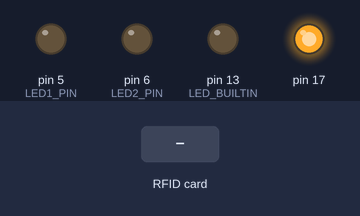
Bench run of a sketch on a simulated Arduino Leonardo, built with avr-gcc and run on an emulated ATmega32U4. Shown: output pins drawn as LEDs (lit = HIGH). The inputs (shaded band) are chosen by the test bench. USB keyboard and mouse output is not drawn.

Above: at 0.1 s.
At 1.7 s:
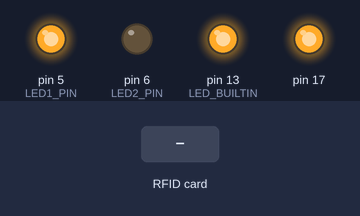
1.8 s: RFID card 5E 7A 19 C4 held to the reader
At 1.93 s:
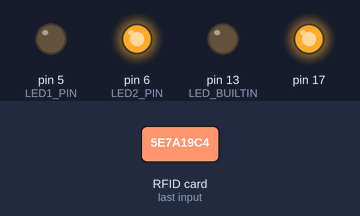
Timing chart, 0 to 4.8 s (numbered marks = the images above; inputs shaded):
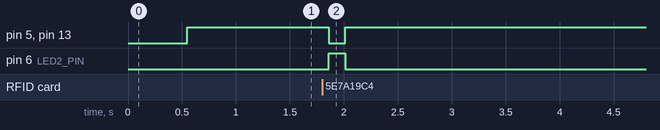

Measured:
- after the input at 1.8 s, pin 5 (LED1_PIN), pin 13 (LED_BUILTIN): HIGH → LOW after 0.06 s, → HIGH 0.15 s later; pin 6 (LED2_PIN): LOW → HIGH after 0.06 s, → LOW 0.15 s later

The sketch:

PICCreader-Two_LED.ino
```cpp
/*******************************************************
  This program is used to read data from a PICC's using
  a RC522 RFID-reader and output it as keyboard presses.
  Data is read from the selected block and the 16 bytes
  contained in the block is stored in an array.

  Author: Richard Lowenrud
*******************************************************/

#include <SPI.h>
#include <MFRC522.h>
#include <MFRC522Extended.h>
#include <Keyboard.h>


#define SS_PIN 7              //Slave select pin
#define RST_PIN 8             //Reset pin

#define LED1_PIN 5            //Led active while waiting
#define LED2_PIN 6            //Led active when tag present

int readDelay = 250;          //Delay in ms before trying to read data
int block = 1;                //Which block in the tag to be read
byte readbackblock[18];       //Array to hold read data
byte RFCfgReg = 0x26 << 1;    //Register for antenna gain

bool keyboard = true;        //True to output keyboard presses, otherwise serial
bool rfInUse = false;         //If card is active or not
bool readNewCard = false;     //If card has been read

MFRC522 mfrc522(SS_PIN, RST_PIN);
MFRC522::MIFARE_Key key;

void setup() {

    //Led setup
    pinMode(LED1_PIN, OUTPUT);
    pinMode(LED2_PIN, OUTPUT);
    pinMode(LED_BUILTIN, OUTPUT);

    //Init communication
    if(keyboard){
        Keyboard.begin();
    }else{
        Serial.begin(9600);
        while (!Serial);
    }

    //Initialize reader
    SPI.begin();
    InitializeRC522();

    //Create key used for programming the card
    createKey();
    delay(500);
    switchLeds(false);
}

void loop() {

    bool rfCheck = (mfrc522.PICC_IsNewCardPresent() || mfrc522.PICC_IsNewCardPresent() || mfrc522.PICC_IsNewCardPresent());
    if(rfCheck != rfInUse){
        if(rfInUse != (mfrc522.PICC_IsNewCardPresent() || mfrc522.PICC_IsNewCardPresent() || mfrc522.PICC_IsNewCardPresent())){ //Double check one more time.
            rfInUse = rfCheck;
            if(rfInUse){
                if(mfrc522.PICC_ReadCardSerial()){
                    byte readStatus = readBlock(block, readbackblock);
                    InitializeRC522();
                    if(readStatus == 0){
                        readNewCard = true;
                        switchLeds(true);
                        if(keyboard){
                            Keyboard.write(readbackblock[0]);
                        }else{
                            Serial.write(readbackblock[0]);
                        }
                    }
                }
            }else if(readNewCard){
                switchLeds(false);
                readNewCard = false;
                if(keyboard){
                    Keyboard.write(readbackblock[1]);
                }else{
                    Serial.write(readbackblock[1]);
                }
            }
        }
    }
}

//Has to be done between each write
void InitializeRC522(){
    mfrc522.PCD_Init();
    mfrc522.PCD_WriteRegister(RFCfgReg, (0x07 << 4));
    mfrc522.PCD_AntennaOn();
}

void switchLeds(bool state){
    if(state){
        digitalWrite(LED1_PIN, LOW);
        digitalWrite(LED2_PIN, HIGH);
        digitalWrite(LED_BUILTIN, LOW);
    }else{
        digitalWrite(LED1_PIN, HIGH);
        digitalWrite(LED2_PIN, LOW);
        digitalWrite(LED_BUILTIN, HIGH);
    }
}


int readBlock(int blockNumber, byte arrayAddress[]){

    //Determine trailer block for the sector
    int largestModulo4Number=blockNumber/4*4;
    int trailerBlock=largestModulo4Number+3;
    byte status;
    //delay(readDelay);

    //Authenticate block for reading
    status = mfrc522.PCD_Authenticate(MFRC522::PICC_CMD_MF_AUTH_KEY_A, trailerBlock, &key, &(mfrc522.uid));
    if (status != MFRC522::STATUS_OK) {
        Serial.print("PCD_Authenticate() failed: ");
        Serial.println(mfrc522.GetStatusCodeName(status));
        //mfrc522.PCD_StopCrypto1();
        return 3;
    }

    //Read from block
    byte buffersize = 18;
    status = mfrc522.MIFARE_Read(blockNumber, arrayAddress, &buffersize);
    if (status != MFRC522::STATUS_OK) {
        Serial.print("MIFARE_Read() failed: ");
        Serial.println(mfrc522.GetStatusCodeName(status));
        //mfrc522.PCD_StopCrypto1();
        return 4;
    }
    //mfrc522.PCD_StopCrypto1();
    return 0;
}

int retryReading(){

    InitializeRC522();
    createKey();
    delay(1000);
    if(mfrc522.PICC_IsNewCardPresent()){
        byte status = readBlock(block, readbackblock);
        if(status == 0){
            return status;
        }else{
            return retryReading();
        }
    }
    return 2;
}

void createKey(){
    for (byte i = 0; i < 6; i++){
        //keyByte is defined in the "MIFARE_Key" 'struct' definition in the .h file of the library
        key.keyByte[i] = 0xFF;
    }
}
```
